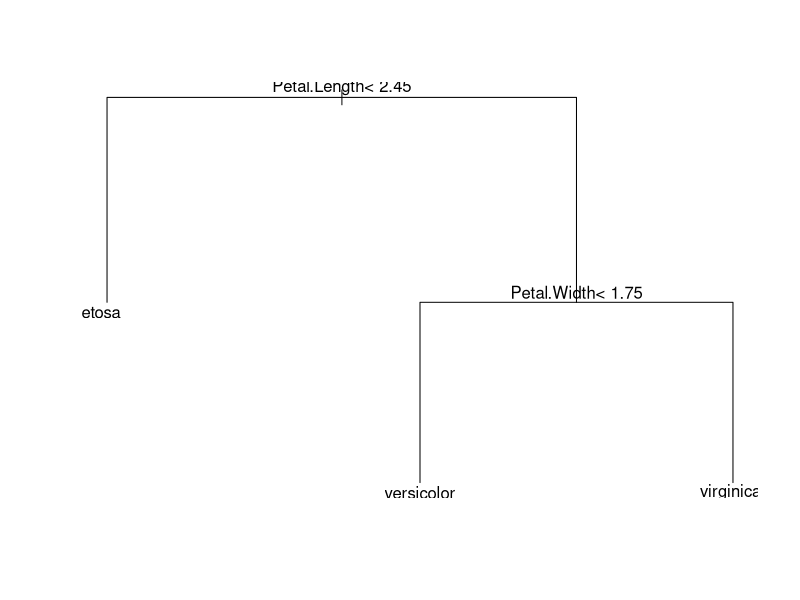
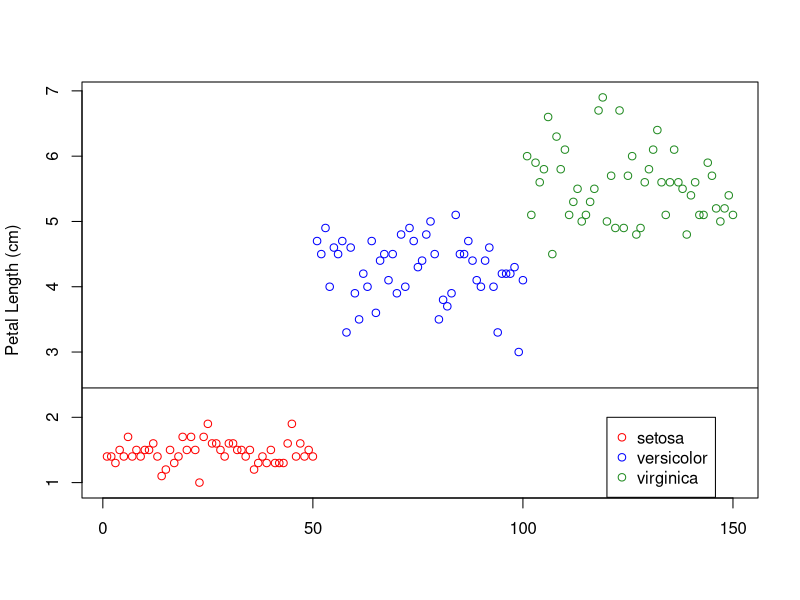
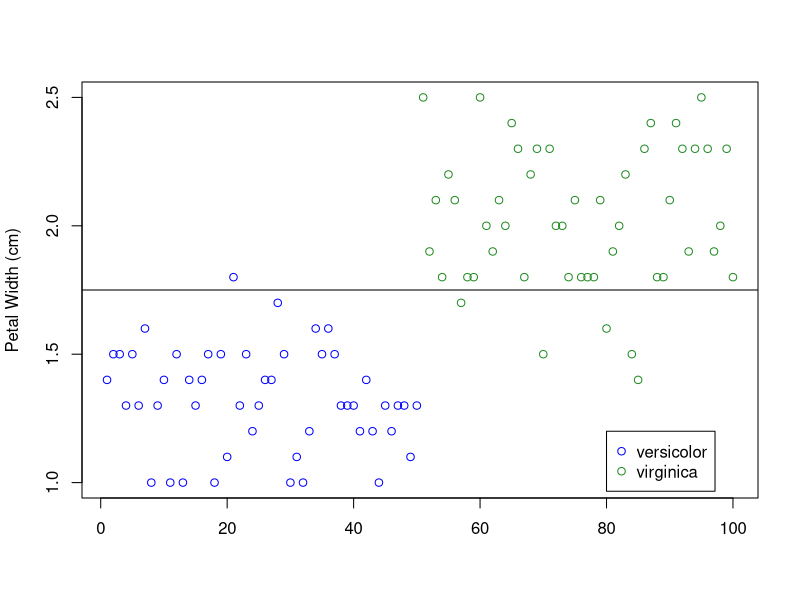
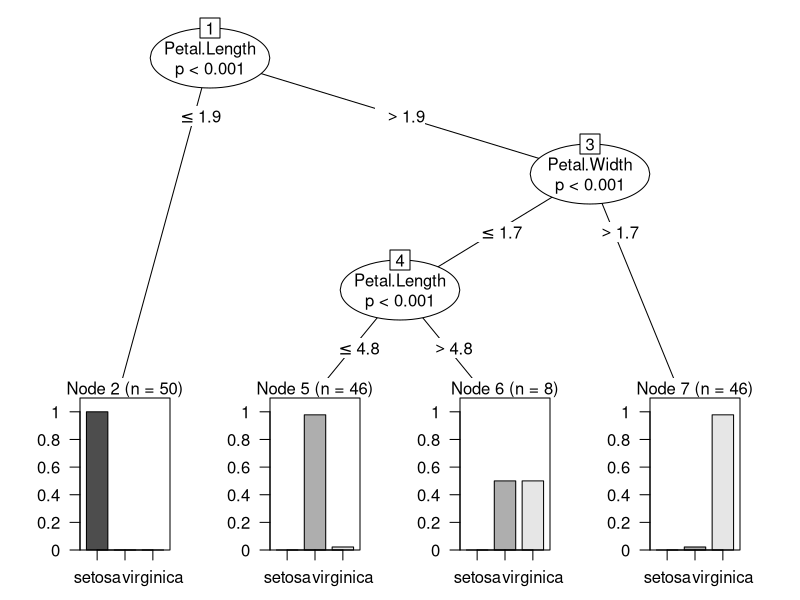
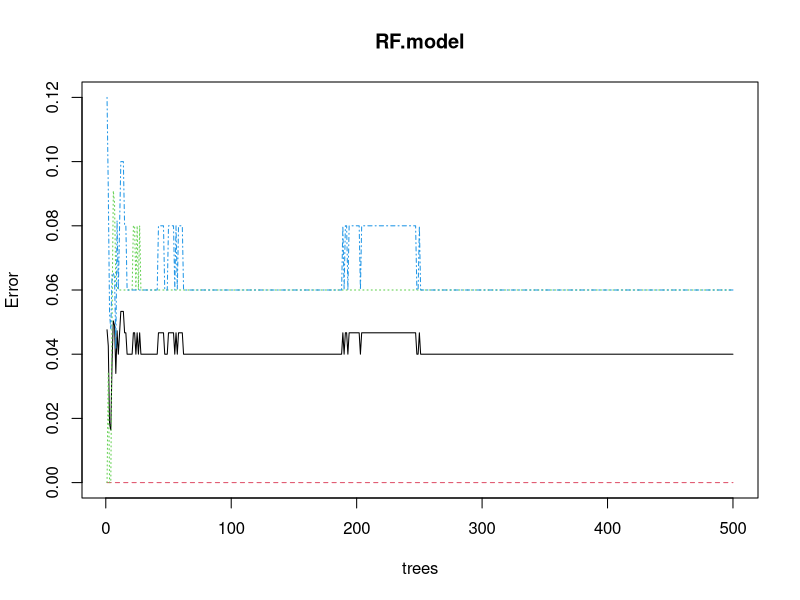

The R source for these figures, in order:
########################################
# Exercise 1: Sample(Ecology)
########################################

# CART: Classification and regression trees

library(rpart) # performs CART analysis (tends to be biased towards vars with many possible splits or many possible vals)

library(party) # another package that performs CART analysis (not as biases and also based on statisical stopping rules (e.g. p < 0.05))

# Random Forests: an ensemble of trees that are built using a variant of bagging (i.e. a bootstrapped sample of data to construct the model); only use a proportion of the predictors making trees truly independent from one another 

library(randomForest) 

########################################
# Build a simple classification tree using the `iris` dataset
# how do the morphological characters relating to sepals and petals relate predict the species of iris?
########################################

head(iris)

(tree.model <- rpart(Species ~ Sepal.Length + Sepal.Width + Petal.Length + Petal.Width, data = iris))

# first split is on Petal.Length with all 50 obs of I.setosa having a P.L < 2.45 cm
# further splits on Petal.Width: almost all I.versicolor have P.W < 1.75 cm AND almost all I.virginica have P.W >=1.75cm

# show graphically
plot(tree.model)
text(tree.model)

# investigate how these splits were made by exploring raw 

# first node
plot(iris$Petal.Length, col = c("red", "blue", "forestgreen")[iris$Species], xlab = "", ylab = "Petal Length (cm)")
legend(120, 2, c("setosa", "versicolor", "virginica"), col = c("red", "blue", "forestgreen"), pch = 1)
abline(h = 2.45)

# second node
plot(subset(iris, Species != "setosa")$Petal.Width, col = c("red", "blue", "forestgreen")[subset(iris, Species != "setosa")$Species], xlab = "", ylab = "Petal Width (cm)")
legend(80, 1.2, c("versicolor","virginica"), col = c("blue", "forestgreen"), pch = 1)
abline(h = 1.75)

# information on the pruning procedure and overall model fit using printcp()
printcp(tree.model)

# grow out the tree a bit more
tree.model.updated <- update(tree.model, control = rpart.control(minsplit = 2))

printcp(tree.model.updated)

# using party:
ctree.model <- ctree(Species ~ Sepal.Length + Sepal.Width + Petal.Length + Petal.Width, data = iris)
plot(ctree.model)

########################################
# even with pruning, a single CART is likely to overfit the data
# one way to get around this si to build a bunch of trees on only subsets of the data, and generalize across them
# b/c any given tree is constructed with only a portion of the data, the likelihood of overfitting is drastically reduced; moreover, averaging across many trees is likely to wash out any spurious signals from a single tree (ensemble learning)
# "bagging" = taking a portion of the data and using it to build many trees
########################################

########################################
# now lets apply the random forest approach to the iris dataset
########################################

(RF.model <- randomForest(Species ~ Sepal.Length + Sepal.Width + Petal.Length + Petal.Width, data = iris))

# reports number of trees in forest (500), number of predictors sampled at each split (2), OOB error rate (4% which is pretty low), and confusion matrix (number of misclassificatioms)

plot(RF.model)
